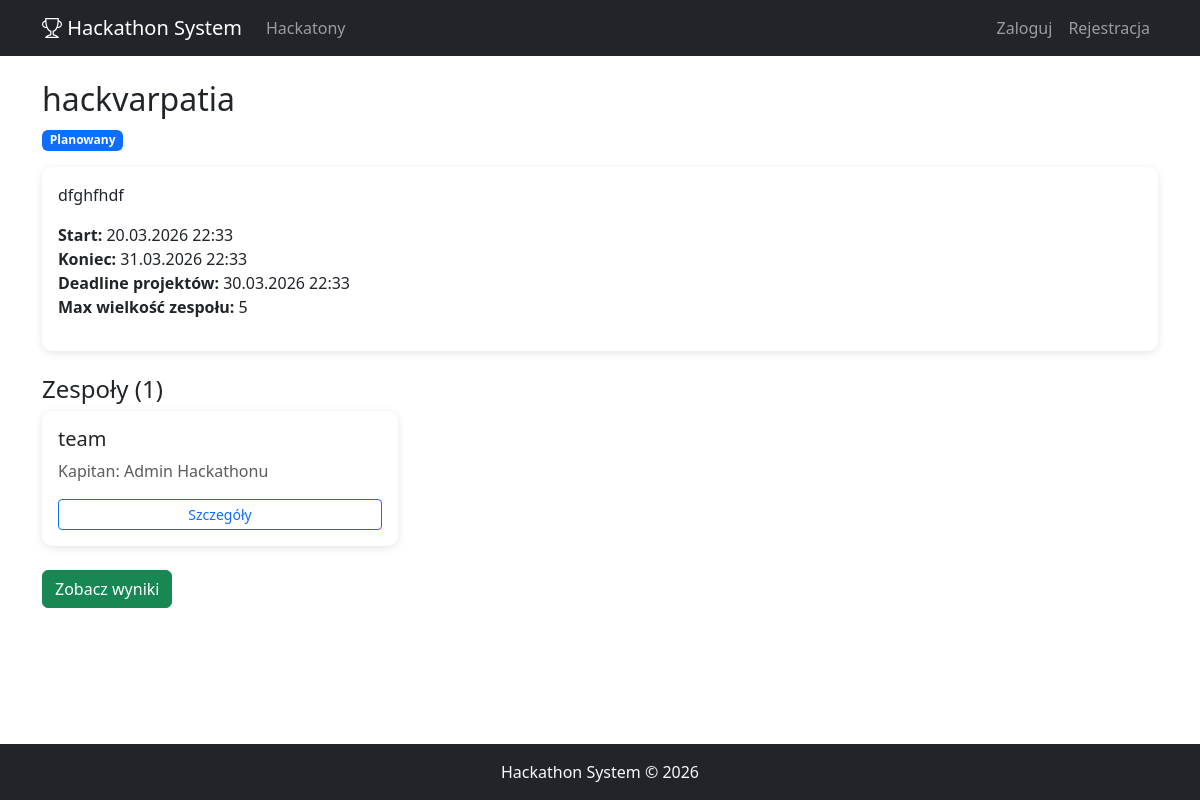
The app's page /hackathon/1/, older data.
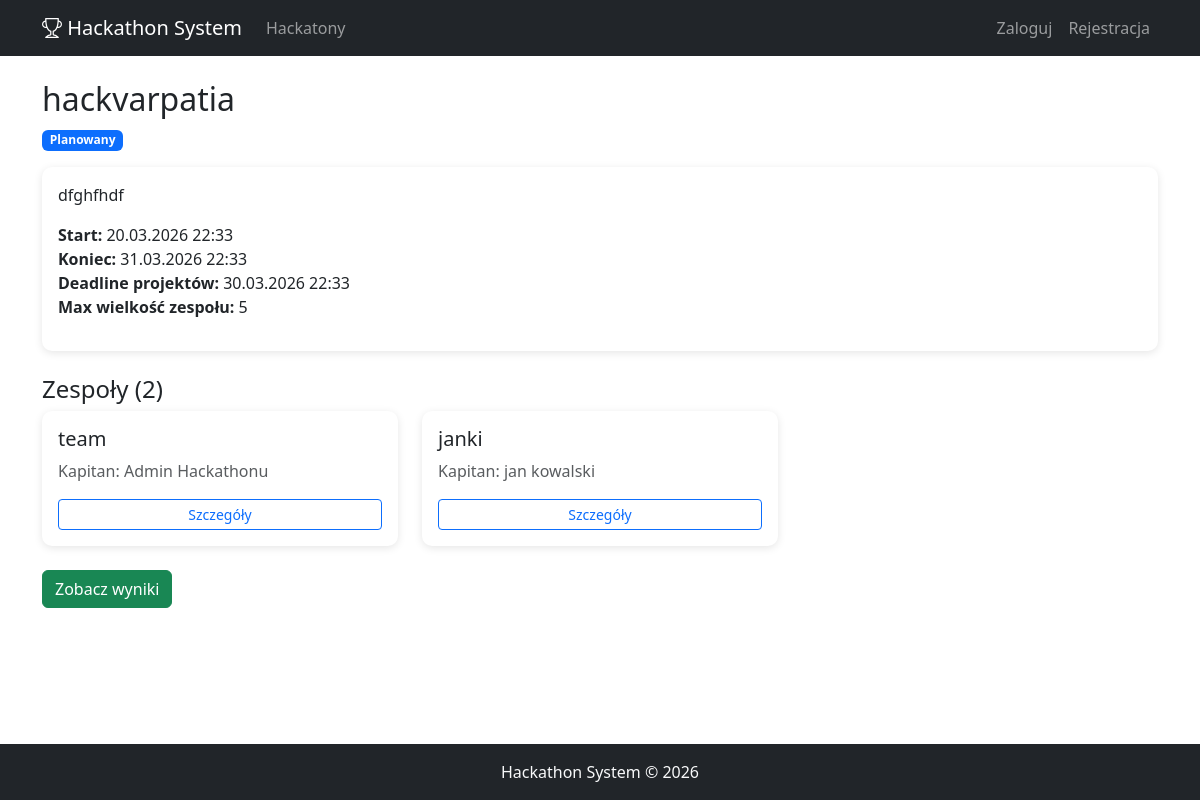
The same page, newer data.
### hackathon/models.py (models this page shows, shortened)
class Hackathon(models.Model):
    STATUS_CHOICES = [
        ('planned', 'Planowany'),
        ('active', 'Aktywny'),
        ('judging', 'Ocenianie'),
        ('finished', 'Zakończony'),
    ]
    name = models.CharField(max_length=200, verbose_name='Nazwa')
    description = models.TextField(verbose_name='Opis')
    date_start = models.DateTimeField(verbose_name='Data rozpoczęcia')
    date_end = models.DateTimeField(verbose_name='Data zakończenia')
    submit_deadline = models.DateTimeField(verbose_name='Deadline oddania projektów')
    status = models.CharField(max_length=20, choices=STATUS_CHOICES, default='planned', verbose_name='Status')
    max_team_size = models.PositiveIntegerField(default=5, verbose_name='Max wielkość zespołu')
    created_at = models.DateTimeField(auto_now_add=True)
    class Meta:
        ordering = ['-date_start']

### teams/models.py (models this page shows, shortened)
class Team(models.Model):
    name = models.CharField(max_length=200, verbose_name='Nazwa zespołu')
    hackathon = models.ForeignKey(Hackathon, on_delete=models.CASCADE, related_name='teams')
    captain = models.ForeignKey(User, on_delete=models.CASCADE, related_name='captained_teams')
    description = models.TextField(blank=True, verbose_name='Opis')
    created_at = models.DateTimeField(auto_now_add=True)
    class Meta:
        unique_together = ['name', 'hackathon']

### hackathon/views.py (the view)
# urls.py: path('<int:pk>/', views.hackathon_detail, name='detail'),
def hackathon_detail(request, pk):
    hackathon = get_object_or_404(Hackathon, pk=pk)
    teams = hackathon.teams.all()
    return render(request, 'hackathon/detail.html', {'hackathon': hackathon, 'teams': teams})

### hackathon/templates/hackathon/detail.html (shortened to what this page needs)
{% extends 'base.html' %}
{% block content %}
<h2>{{ hackathon.name }}</h2>
<span class="badge bg-primary mb-3">{{ hackathon.get_status_display }}</span>
<div class="card p-3 mb-4">
    <p>{{ hackathon.description }}</p>
    <p>
        <strong>Start:</strong> {{ hackathon.date_start|date:"d.m.Y H:i" }}<br>
        <strong>Koniec:</strong> {{ hackathon.date_end|date:"d.m.Y H:i" }}<br>
        <strong>Deadline projektów:</strong> {{ hackathon.submit_deadline|date:"d.m.Y H:i" }}<br>
        <strong>Max wielkość zespołu:</strong> {{ hackathon.max_team_size }}
    </p>
</div>
<h4>Zespoły ({{ teams.count }})</h4>
<div class="row">
    {% for team in teams %}
        <div class="col-md-4 mb-3">
            <div class="card p-3">
                <h5>{{ team.name }}</h5>
                <p class="text-muted">Kapitan: {{ team.captain.get_full_name|default:team.captain.username }}</p>
                <a href="{% url 'teams:detail' team.pk %}" class="btn btn-sm btn-outline-primary">Szczegóły</a>
            </div>
        </div>
    {% empty %}
        <p class="text-muted">Brak zespołów.</p>
    {% endfor %}
</div>
<a href="{% url 'judging:results' hackathon.pk %}" class="btn btn-success mt-2">Zobacz wyniki</a>
{% endblock %}

Row changes from the older to the newer data that the page shows:
computed for Hackathon "hackvarpatia": count "1" → "2"
added Team: name "janki", captain.get_full_name "jan kowalski"
